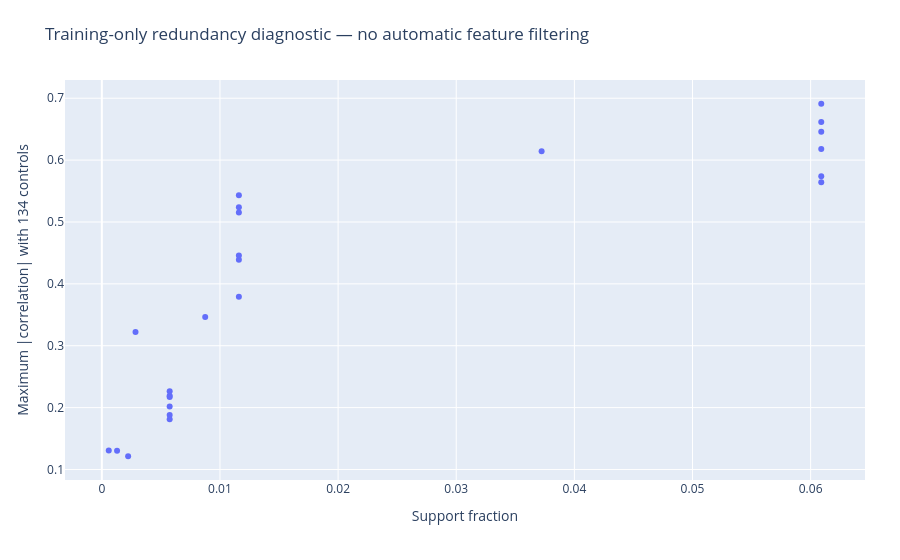

The cell this chart's notebook holds for it:
### Markdown cell above
## 7 · Training-only redundancy

### Code cell
path=ROOT/'outputs/plots/07.json'
if hashlib.sha256(path.read_bytes()).hexdigest()!=receipt['plot_hashes'][path.name]:raise ValueError('Plot checksum changed')
display({'application/vnd.plotly.v1+json':json.loads(path.read_text())},raw=True)

### Figure 1 — Plotly figure (JSON) as saved in the notebook; plotly's stock layout.template omitted (floating-point values rounded to 4 significant figures)
{"data": [{"hovertemplate": "%{text}<br>Support=%{x:.3f}<br>Max correlation=%{y:.3f}<extra></extra>", "mode": "markers", "text": ["forward_continuation_clicks_log_session_support", "forward_continuation_clicks_weighted_vote_share", "forward_continuation_clicks_max_similarity", "forward_continuation_clicks_inverse_event_gap_vote_share", "forward_continuation_clicks_time_decay_vote_share", "forward_continuation_clicks_immediate_event_vote_share", "forward_continuation_clicks_multi_anchor_vote_share", "forward_continuation_clicks_reciprocal_neighbor_rank_share", "forward_continuation_carts_log_session_support", "forward_continuation_carts_weighted_vote_share", "forward_continuation_carts_max_similarity", "forward_continuation_carts_inverse_event_gap_vote_share", "forward_continuation_carts_time_decay_vote_share", "forward_continuation_carts_immediate_event_vote_share", "forward_continuation_carts_multi_anchor_vote_share", "forward_continuation_carts_reciprocal_neighbor_rank_share", "forward_continuation_orders_log_session_support", "forward_continuation_orders_weighted_vote_share", "forward_continuation_orders_max_similarity", "forward_continuation_orders_inverse_event_gap_vote_share", "forward_continuation_orders_time_decay_vote_share", "forward_continuation_orders_immediate_event_vote_share", "forward_continuation_orders_multi_anchor_vote_share", "forward_continuation_orders_reciprocal_neighbor_rank_share"], "type": "scatter", "x": [0.0609, 0.0609, 0.0609, 0.0609, 0.0609, 0.03723, 0.00875, 0.0609, 0.0116, 0.0116, 0.0116, 0.0116, 0.0116, 0.002852, 0.001289, 0.0116, 0.005742, 0.005742, 0.005742, 0.005742, 0.005742, 0.002227, 0.0005859, 0.005742], "y": [0.6179, 0.6614, 0.5739, 0.691, 0.6457, 0.6144, 0.3464, 0.564, 0.4389, 0.5433, 0.4457, 0.5237, 0.5153, 0.3222, 0.1302, 0.3793, 0.217, 0.2265, 0.2192, 0.1881, 0.1813, 0.1214, 0.1306, 0.2018]}], "layout": {"margin": {"b": 80, "l": 65, "r": 35, "t": 80}, "title": {"text": "Training-only redundancy diagnostic — no automatic feature filtering"}, "xaxis": {"title": {"text": "Support fraction"}}, "yaxis": {"title": {"text": "Maximum |correlation| with 134 controls"}}}}
